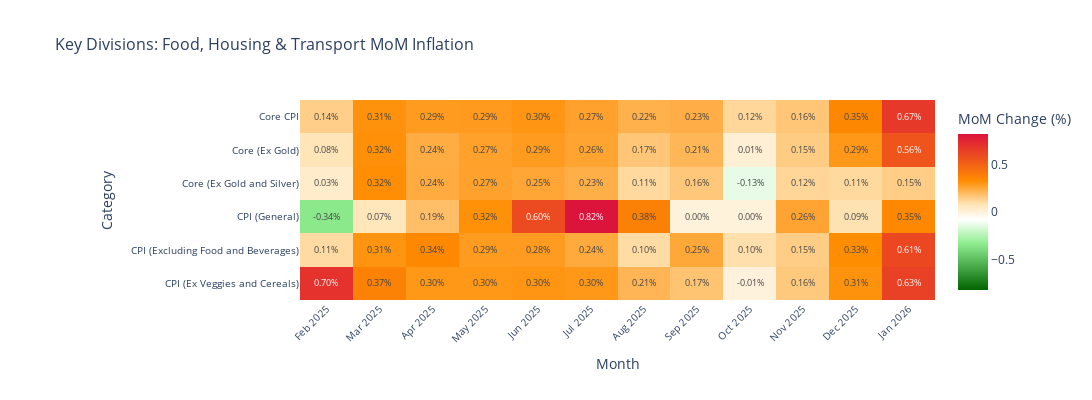

Write notebook code for a chart like this one.
### Code cell
# Example: Focus on specific divisions of interest (e.g., Food, Housing, Transport)
selected_divisions = ['CPI (General)', 'CPI (Excluding Food and Beverages)','Core (Ex Gold and Silver)', 'CPI (Ex Veggies and Cereals)','Core (Ex Gold)', 'Core CPI']

fig_selected = create_filtered_heatmap(
    div_pivot,
    'Key Divisions: Food, Housing & Transport MoM Inflation',
    categories_to_include=selected_divisions #Or Categories to Exclude=selected_divisions to exclude them instead
)
fig_selected.show()

### Figure 1 — Plotly figure (JSON) as saved in the notebook; plotly's stock layout.template omitted (floating-point values rounded to 4 significant figures)
{"data": [{"colorbar": {"title": {"text": "MoM Change (%)"}}, "colorscale": [[0, "#006400"], [0.3, "#90EE90"], [0.45, "#FFFFFF"], [0.55, "#FFE4B5"], [0.7, "#FF8C00"], [1, "#DC143C"]], "hovertemplate": "<b>%{y}</b><br>%{x}<br>MoM: %{z:.2f}%<extra></extra>", "text": [["0.70%", "0.37%", "0.30%", "0.30%", "0.30%", "0.30%", "0.21%", "0.17%", "-0.01%", "0.16%", "0.31%", "0.63%"], ["0.11%", "0.31%", "0.34%", "0.29%", "0.28%", "0.24%", "0.10%", "0.25%", "0.10%", "0.15%", "0.33%", "0.61%"], ["-0.34%", "0.07%", "0.19%", "0.32%", "0.60%", "0.82%", "0.38%", "0.00%", "0.00%", "0.26%", "0.09%", "0.35%"], ["0.03%", "0.32%", "0.24%", "0.27%", "0.25%", "0.23%", "0.11%", "0.16%", "-0.13%", "0.12%", "0.11%", "0.15%"], ["0.08%", "0.32%", "0.24%", "0.27%", "0.29%", "0.26%", "0.17%", "0.21%", "0.01%", "0.15%", "0.29%", "0.56%"], ["0.14%", "0.31%", "0.29%", "0.29%", "0.30%", "0.27%", "0.22%", "0.23%", "0.12%", "0.16%", "0.35%", "0.67%"]], "textfont": {"size": 9}, "texttemplate": "%{text}", "type": "heatmap", "x": ["Feb 2025", "Mar 2025", "Apr 2025", "May 2025", "Jun 2025", "Jul 2025", "Aug 2025", "Sep 2025", "Oct 2025", "Nov 2025", "Dec 2025", "Jan 2026"], "y": ["CPI (Ex Veggies and Cereals)", "CPI (Excluding Food and Beverages)", "CPI (General)", "Core (Ex Gold and Silver)", "Core (Ex Gold)", "Core CPI"], "z": [[0.6956, 0.3707, 0.2963, 0.2967, 0.3037, 0.2952, 0.212, 0.1726, -0.005016, 0.1574, 0.3118, 0.6335], [0.1069, 0.3054, 0.3386, 0.2858, 0.2846, 0.2444, 0.1044, 0.2495, 0.09568, 0.1458, 0.326, 0.606], [-0.3443, 0.06909, 0.1874, 0.315, 0.5986, 0.8194, 0.3774, 0.0, 0.0, 0.2603, 0.08653, 0.3458], [0.03473, 0.3213, 0.2405, 0.266, 0.2544, 0.2299, 0.1126, 0.163, -0.1344, 0.122, 0.1139, 0.1459], [0.07554, 0.3175, 0.2384, 0.2704, 0.2853, 0.262, 0.166, 0.2104, 0.01266, 0.1487, 0.2932, 0.5576], [0.1437, 0.3108, 0.2858, 0.2874, 0.3035, 0.2679, 0.225, 0.2318, 0.1182, 0.1645, 0.3474, 0.6692]], "zmid": 0}], "layout": {"height": 400, "margin": {"b": 100, "l": 300, "r": 100, "t": 100}, "title": {"font": {"size": 16}, "text": "Key Divisions: Food, Housing & Transport MoM Inflation"}, "width": 1400, "xaxis": {"tickangle": -45, "tickfont": {"size": 10}, "title": {"text": "Month"}}, "yaxis": {"tickfont": {"size": 10}, "title": {"text": "Category"}}}}
